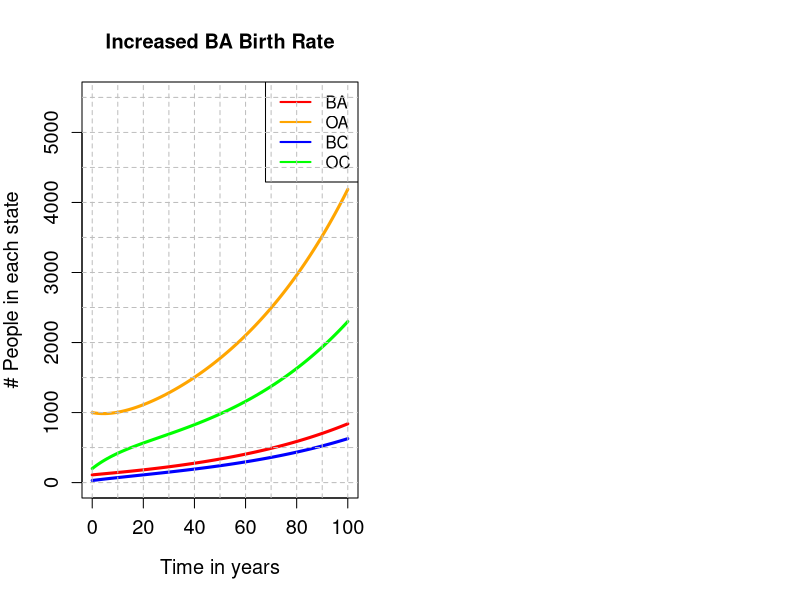

Write R code to recreate this figure.
require(deSolve)

rhs <- function(t, x, parms){
	BA <- x["BA"]
	OA <- x["OA"]
	BC <- x["BC"]
	OC <- x["OC"]

	dBA <- gOB*OC + gBB*BC - dB*BA - cBO*BA + cOB*OA
	dOA <- gBO*BC + gOO*OC - dO*OA - cOB*OA + cBO*BA
	dBC <- bB*BA - gBO*BC - gBB*BC
	dOC <- bO*OA - gOB*OC - gOO*OC
	
	return(list(c(dBA,dOA,dBC,dOC)))
}

# N is just general scope here to adjust graph
N <- 1000

# Birth rates
bB <- .055
bO <- .04

# Growth rates
g <- 1/18
gBB <- g * .95
gBO <- g * .05
gOO <- g * .97
gOB <- g * .03

# Death rates
dB <- 1/62
dO <- 1/68

# Change rates
cOB <- .01
cBO <- .06

# Starting populatons
init <- c(110,1000,30,200)
names(init) <- c("BA","OA","BC","OC")

# Time limit
tmax <- 100
times <- seq(from=0,to=tmax,by=1)

povout <- as.data.frame(ode(y = init,times = times, func = rhs))

# Axes dimensions
xmax <- tmax
ymax = 5*N + 500

# Pretty graph
par(mfrow=c(1,2))
plot(BA ~ time,povout,type="l",lwd=3,xlim=c(0,xmax),ylim=c(0,ymax),
     ylab="# People in each state",main="Increased BA Birth Rate",
     xlab = "Time in years", cex.axis=1.2,cex.lab=1.2,col="red")

lines(OA ~ time,povout,type="l",lwd=3,xlim=c(0,xmax),col="orange")
lines(BC ~ time,povout,type="l",lwd=3,xlim=c(0,xmax),col="blue")
lines(OC ~ time,povout,type="l",lwd=3,xlim=c(0,xmax),col="green")
legend(x="topright", c("BA","OA","BC","OC"),col= c("red","orange",
           "blue","green"),lwd= 2)

# Manually adding grid because the built-in is not pretty
abline(h = c(0,500,1000,1500,2000,2500,3000,3500,4000,4500,5000,5500),
    lty = 2, col = "grey")
abline(v = c(0,10,20,30,40,50,60,70,80,90,100),  lty = 2, col = "grey")

# Getting our results into variables
BAf <- povout[[2]][tmax+1]
OAf <- povout[[3]][tmax+1]
BCf <- povout[[4]][tmax+1]
OCf <- povout[[5]][tmax+1]

# Summing some of our results into larger categories (adults, children, everyone below poverty line, and total population)
Af <- BAf + OAf
Cf <- BCf + OCf
Bf <- BAf + BCf
Pop <- Af + Cf

# Check our ending growth
print(tail(povout))

# Print our resulting totals and ratios
cat("\nTotal adults = ", Af, "\n")
cat("Total children = ", Cf, "\n")
cat("Total pop = ", Pop, "\n")
cat("BA to total adults = ", BAf / Af, "\n")
cat("BC to total children = ", BCf / Cf, "\n")
cat("BA + BC to total pop = ", Bf / Pop, "\n")
